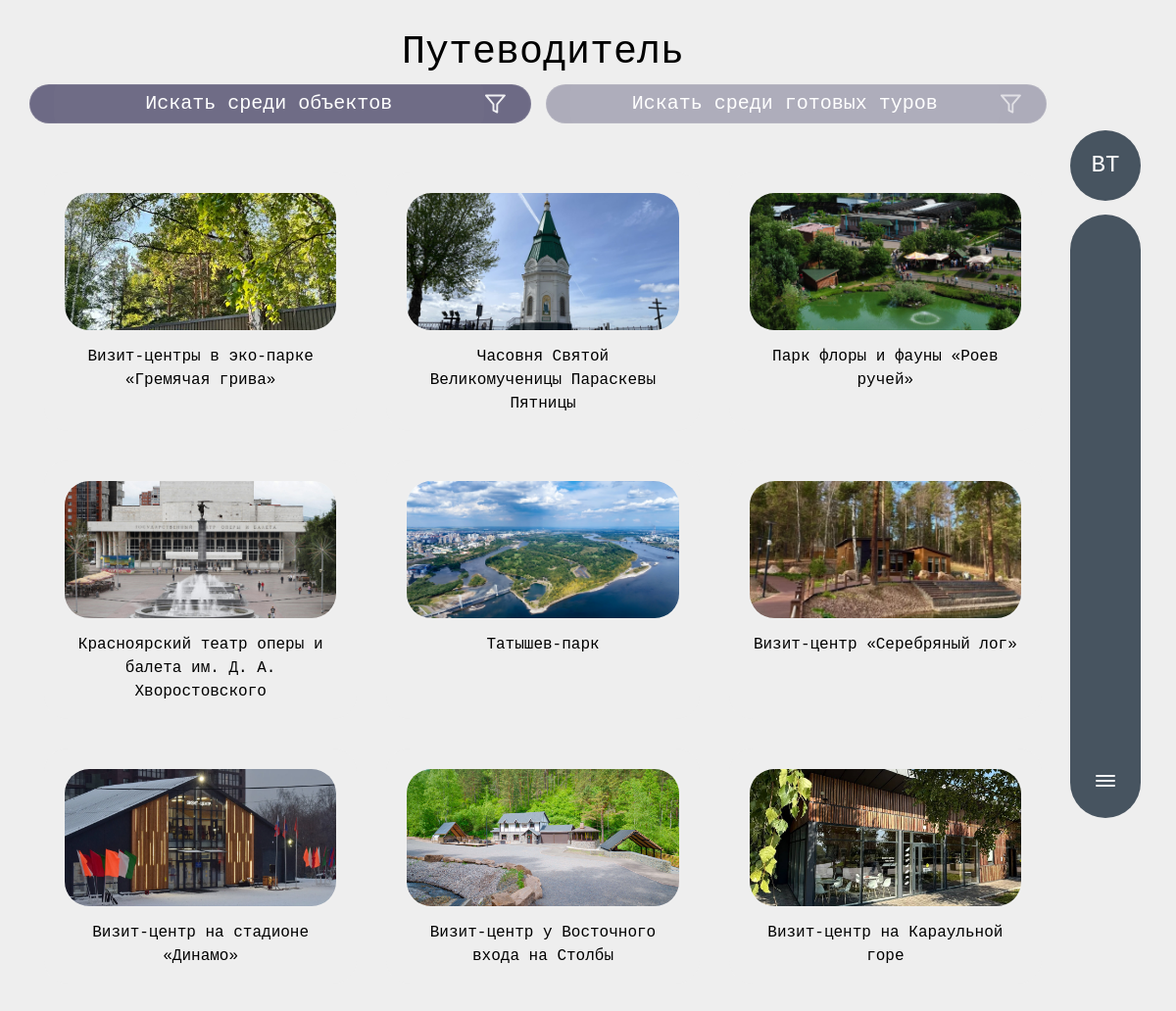
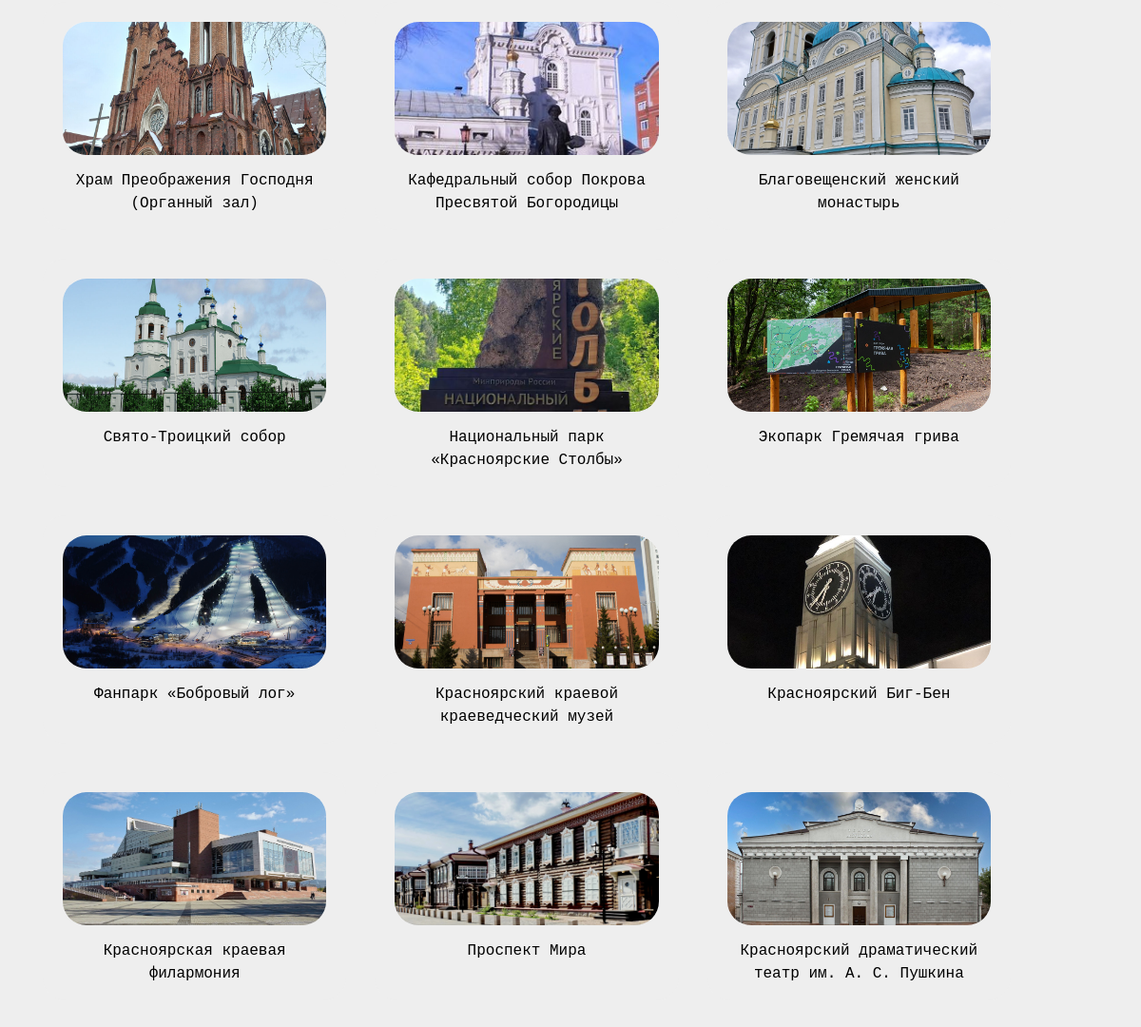
The page /guide/ on the database its author committed (2 pictures, top to bottom).
### guide/models.py (models this page shows, shortened)
class GuidePlace(models.Model):
    CATEGORY_CHOICES = [
        ('culture', 'Культура и история'),
        ('religion', 'Религия'),
        ('nature', 'Отдых на природе'),
        ('visit', 'Визит-центры'),
    ]
    title = models.CharField('Название', max_length=200)
    category = models.CharField(
        'Категория',
        max_length=50,
        choices=CATEGORY_CHOICES
    )
    address = models.CharField(
        'Адрес',
        max_length=255
    )
    latitude = models.FloatField(
        'Широта',
        null=True,
        blank=True
    )
    longitude = models.FloatField(
        'Долгота',
        null=True,
        blank=True
    )
    work_time = models.CharField(
        'Часы работы',
        max_length=100,
        blank=True
    )
    price = models.CharField(
        'Стоимость',
        max_length=100,
        blank=True
    )
    phone = models.CharField(
        'Телефон',
        max_length=100,
        blank=True,
        help_text='Например: +7 (391) 227-92-04'
    )
    website = models.URLField(
        'Сайт',
        max_length=200,
        blank=True,
        help_text='Ссылка на официальный сайт'
    )
    short_description = models.TextField(
        'Краткое описание'
    )
    image = models.ImageField(
        'Фото',
        upload_to='guide/'
    )
    class Meta:
        verbose_name = 'Место'
        verbose_name_plural = 'Путеводитель'

### guide/views.py (the view)
# urls.py: path('guide/', include('guide.urls')),
def guide(request):
    places = GuidePlace.objects.all()
    return render(request, 'guide/guide.html', {
        'places': places
    })

### guide/templates/guide/guide.html (shortened to what this page needs)
{% extends 'main/layout.html' %}
{% load static %}
{% block content %}
<div class="page has-actions">
    <h1 class="text-center mb-4">Путеводитель</h1>
    <div class="guide-top-bar">
        <div class="search-tabs">
            <button class="search-tab-btn active" id="searchObjectsBtn">
                <div class="search-input-wrapper">
                    <input type="text" class="search-field" id="searchObjectsInput" placeholder="Искать среди объектов">
                </div>
                <svg class="funnel-icon" id="filterToggleObjects" viewBox="0 0 24 24" fill="none" stroke="currentColor" stroke-width="2" stroke-linecap="round" stroke-linejoin="round">
                    <polygon points="22 3 2 3 10 12.46 10 19 14 21 14 12.46 22 3"></polygon>
                </svg>
            </button>
            <button class="search-tab-btn" id="searchToursBtn">
                <div class="search-input-wrapper">
                    <input type="text" class="search-field" id="searchToursInput" placeholder="Искать среди готовых туров">
                </div>
                <svg class="funnel-icon" id="filterToggleTours" viewBox="0 0 24 24" fill="none" stroke="currentColor" stroke-width="2" stroke-linecap="round" stroke-linejoin="round">
                    <polygon points="22 3 2 3 10 12.46 10 19 14 21 14 12.46 22 3"></polygon>
                </svg>
            </button>
        </div>
    </div>
    <div id="objects-content">
        <div class="guide-grid" id="guideGridObjects">
            {% for place in places %}
            <div class="guide-card" data-category="{{ place.category }}" data-price="{{ place.price|default:'0' }}">
                <div class="guide-image-wrapper">
                    <img src="{{ place.image.url }}" class="guide-image" alt="{{ place.title }}">
                </div>
                <div class="guide-card-title">{{ place.title }}</div>
            </div>
            {% empty %}
                <p class="no-events">Объекты не найдены.</p>
            {% endfor %}
        </div>
    </div>
</div>
{% endblock %}

### main/static/main/css/base.css (style rules this page uses)
:root { --accent-rgba: 120, 95, 140; --glass-bg: rgba(16, 28, 36, 0.55); --glass-strong: rgba(12, 18, 26, 0.65); --text-light: rgba(255, 255, 255, 0.95); --muted: rgba(255, 255, 255, 0.78); --btn-padding-y: 12px; --btn-padding-x: 30px; --radius-lg: 28px; --radius-pill: 999px; --sidebar-open: 280px; --sidebar-collapsed: 82px; --page-padding: 30px; font-synthesis: none; }
html, body { height: 100%; margin: 0; font-family: 'MyMono', monospace; color: #000; -webkit-font-smoothing: antialiased; background: #f8f8f8; }
.page { width: 100%; max-width: 100%; padding: 0px 0 40px 0; box-sizing: border-box; }
.mb-4 { margin-bottom: 0.5rem !important; }
.h1, .h2, .h3, .h4, .h5, .h6, h1, h2, h3, h4, h5, h6 { margin-top: 10px; margin-bottom: .5rem; font-weight: 500; line-height: 1.2; }

### main/static/main/css/ui-kit.css (style rules this page uses)
.search-tabs { display: flex; gap: 8px; margin-right: 10px; }
.search-tab-btn { background: rgba(106, 103, 133, 0.45); border: 1px solid rgba(255,255,255,0.08); color: rgba(255,255,255,0.8); padding: 0 18px; height: 40px; border-radius: 20px; cursor: pointer; font-family: 'MyMono', monospace; font-size: 14px; transition: all 0.2s ease; }
.search-tab-btn:hover, .search-tab-btn.active { background: #6a6785; color: white; }

### main/static/main/css/guide-favorites-events.css (style rules this page uses)
html, body { height: 100%; margin: 0; }
.guide-top-bar { position: relative; width: 100%; max-width: 1200px; margin: 0 auto 30px auto; z-index: 1000; }
.search-input-wrapper { width: 100%; }
.search-field { width: 100%; background: rgba(255, 255, 255, 0.01); border: none; border-radius: 10px; padding: 8px 10px; color: white; outline: none; font-size: 20px; box-sizing: border-box; }
.search-field::placeholder { color: white; text-align: center; }
.search-tabs { display: flex; gap: 15px; margin-bottom: 20px; }
.search-tab-btn { flex: 1; display: flex; justify-content: space-between; align-items: center; background: rgba(109, 106, 133, 0.5); border: 1px solid rgba(255,255,255,0.1); color: rgba(255,255,255,0.7); padding: 14px 24px; border-radius: 24px; cursor: pointer; transition: 0.3s; }
.search-tab-btn.active { background: #6D6A85; color: white; }
.funnel-icon { width: 24px; height: 24px; opacity: 0.9; cursor: pointer; }
.events-grid, .guide-grid, .favorites-grid { display: grid; grid-template-columns: repeat(auto-fill, minmax(300px, 1fr)); gap: 30px; padding: 20px 15px 40px 15px; position: relative; max-height: none; overflow-y: visible; }
.guide-card { position: relative; background: #eeeeee; border-radius: 24px; cursor: pointer; overflow: visible !important; padding: 20px 20px 15px 20px; box-sizing: border-box; min-height: 240px; display: flex; flex-direction: column; align-items: center; justify-content: flex-start; z-index: 1; border: 1px solid transparent; transition: box-shadow 0.3s ease, background 0.3s ease; }
.guide-image-wrapper { width: 100%; height: 140px; border-radius: 24px; display: flex; justify-content: center; align-items: center; background: rgba(255, 255, 255, 0.3); position: relative; transition: height 0.2s ease; flex-shrink: 0; }
.guide-image { width: 100%; height: 100%; object-fit: cover; border-radius: 25px; }
.guide-card-title { margin-top: 15px; font-size: 16px; color: black; text-align: center; font-weight: 500; width: 100%; }

### rows shown on the page
GuidePlace: image (picture), title "Визит-центры в эко-парке «Гремячая грива»"
GuidePlace: image (picture), title "Часовня Святой Великомученицы Параскевы Пятницы"
GuidePlace: image (picture), title "Парк флоры и фауны «Роев ручей»"
GuidePlace: image (picture), title "Красноярский театр оперы и балета им. Д. А. Хворостовского"
GuidePlace: image (picture), title "Татышев-парк"
GuidePlace: image (picture), title "Визит-центр «Серебряный лог»"
GuidePlace: image (picture), title "Визит-центр на стадионе «Динамо»"
GuidePlace: image (picture), title "Визит-центр у Восточного входа на Столбы"
GuidePlace: image (picture), title "Визит-центр на Караульной горе"
GuidePlace: image (picture), title "Храм Преображения Господня (Органный зал)"
GuidePlace: image (picture), title "Кафедральный собор Покрова Пресвятой Богородицы"
GuidePlace: image (picture), title "Благовещенский женский монастырь"
GuidePlace: image (picture), title "Свято-Троицкий собор"
GuidePlace: image (picture), title "Национальный парк «Красноярские Столбы»"
GuidePlace: image (picture), title "Экопарк Гремячая грива"
GuidePlace: image (picture), title "Фанпарк «Бобровый лог»"
GuidePlace: image (picture), title "Красноярский краевой краеведческий музей"
GuidePlace: image (picture), title "Красноярский Биг-Бен"
GuidePlace: image (picture), title "Красноярская краевая филармония"
GuidePlace: image (picture), title "Проспект Мира"
GuidePlace: image (picture), title "Красноярский драматический театр им. А. С. Пушкина"
